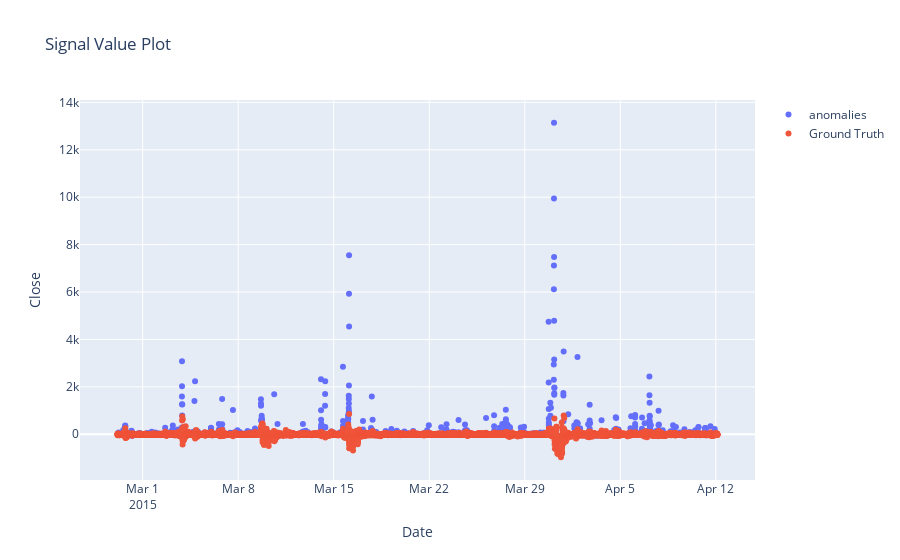

The code cell stored with this chart in its notebook:
### Code cell
anomalies = train_df.query("is_anomaly==1")
normal = train_df.query("is_anomaly==0")

trace1 = go.Scatter(
    x = anomalies.timestamp,
    y = anomalies["diff"],
    mode='markers',
    name = 'anomalies'
)

trace2 = go.Scatter(
    x = normal.timestamp,
    y = normal["diff"],
    mode='markers',
    name = 'Ground Truth'
)

layout = go.Layout(
    title = 'Signal Value Plot',
    xaxis = {'title' : "Date"},
    yaxis = {'title' : "Close"}
)
fig = go.Figure(data=[trace1,trace2], layout=layout)
fig.show()

### Figure 1 — Plotly figure (JSON) as saved in the notebook; plotly's stock layout.template omitted (floating-point values rounded to 4 significant figures; data arrays with more than 128 entries replaced by an {"elided": "..."} marker saying what was removed)
{"data": [{"mode": "markers", "name": "anomalies", "type": "scatter", "x": {"elided": "588 str values"}, "y": {"elided": "588 float values"}}, {"mode": "markers", "name": "Ground Truth", "type": "scatter", "x": {"elided": "12076 str values"}, "y": {"elided": "12076 float values"}}], "layout": {"title": {"text": "Signal Value Plot"}, "xaxis": {"title": {"text": "Date"}}, "yaxis": {"title": {"text": "Close"}}}}
